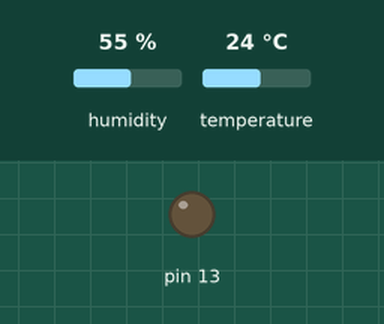
Bench run of a sketch on a simulated Arduino Uno, built with avr-gcc and run on an emulated ATmega328P. Shown: output pins drawn as LEDs (lit = HIGH). The inputs (shaded band) are chosen by the test bench; at power-on: humidity 55 %, temperature 24 °C.

Above: at 1.6 s.
1.7 s: humidity set to 51 %
3.8 s: humidity set to 48 %
At 6.0 s:
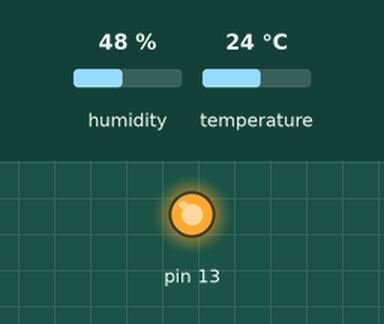
10.1 s: humidity set to 68 %
11.6 s: humidity set to 22 %
At 13.89 s:
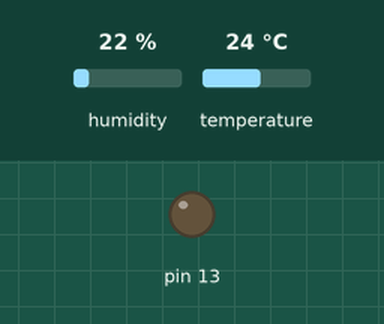
Timing chart, 0 to 19.1 s (numbered marks = the images above; inputs shaded):
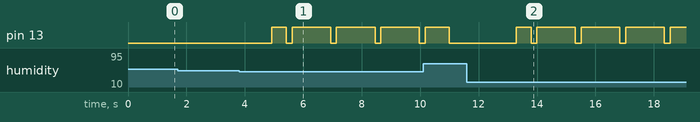

The sketch:

prototype_final.ino
```cpp
#include <Adafruit_Sensor.h>
#include <DHT.h>
#include "Arduino.h"
#include <SoftwareSerial.h>

#define DHTPIN 2
#define DHTTYPE DHT22

DHT dht = DHT(DHTPIN, DHTTYPE);
const int AOUTpin=A0;
const byte rxPin = 3;
const byte txPin = 4;
SoftwareSerial BTSerial(rxPin, txPin);
bool configReceived = false; // Flag variable to check if configuration is received
float temp_lim = 50.0;
float hum_lim = 50.0;
float CO_lim = 5000.0;

void setup() {
  Serial.begin(9600);
  pinMode(13, OUTPUT);
  pinMode(6, INPUT);
  pinMode(AOUTpin, INPUT);
  pinMode(rxPin, INPUT);
  pinMode(txPin, OUTPUT);
  BTSerial.begin(9600);
  dht.begin();
}

void loop() {
  delay(200);

  float h = dht.readHumidity();
  float t = dht.readTemperature();
  //int gas_ppm = analogRead(AOUTpin);

  if (isnan(h) || isnan(t)) {
    return;
  }

  if (BTSerial.available() && !configReceived) {

    temp_lim = BTSerial.parseFloat(); // Read temperature limit from Bluetooth
    CO_lim = BTSerial.parseFloat();   // Read CO limit from Bluetooth
    hum_lim = BTSerial.parseFloat();  // Read humidity limit from Bluetooth
    configReceived = true;
  }

  BTSerial.print("temperature limit = ");
  BTSerial.println(temp_lim);
  BTSerial.print("humidity limit = ");
  BTSerial.println(hum_lim);
  BTSerial.print("CO limit = ");
  BTSerial.println(CO_lim);
  BTSerial.print("Temperature: ");
  BTSerial.print(t);
  BTSerial.print(", | humidity: ");
  BTSerial.println(h);
 // BTSerial.print(", | CO in ppm: ");
 // BTSerial.println(gas_ppm);

  if ((t > temp_lim)  || (h < hum_lim)) {
    digitalWrite(13, HIGH);
    delay(500);
    digitalWrite(13, LOW);
    delay(200);
    digitalWrite(13, HIGH);
    delay(500);
  } else {
    digitalWrite(13, LOW);
    delay(10);
  }
}
```

Measured:
- the behaviour switches between 50 and 49 % on humidity (found by bisection; images 0 and 1)
- after the input at 1.7 s, every drawn part: stays the same
- after the input at 3.8 s, pin 13: LOW → HIGH after 1.1 s, then repeats every 1.5 s: LOW 0.20 s, HIGH 1.3 s
- after the input at 11.6 s, pin 13: LOW → HIGH after 1.7 s, then repeats every 1.5 s: LOW 0.20 s, HIGH 1.3 s
